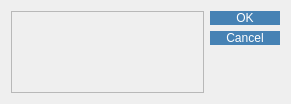
<?xml version="1.0" encoding="UTF-8"?>
<ui version="4.0">
 <class>ErrorDialog</class>
 <widget class="QDialog" name="ErrorDialog">
  <property name="geometry">
   <rect>
    <x>0</x>
    <y>0</y>
    <width>291</width>
    <height>104</height>
   </rect>
  </property>
  <property name="windowTitle">
   <string>Error</string>
  </property>
  <layout class="QHBoxLayout" name="horizontalLayout">
   <item>
    <widget class="QPlainTextEdit" name="plainTextEdit">
     <property name="enabled">
      <bool>false</bool>
     </property>
     <property name="styleSheet">
      <string notr="true">font: 12pt &quot;Comic Sans MS&quot;;
color: steelblue;</string>
     </property>
     <property name="plainText">
      <string/>
     </property>
    </widget>
   </item>
   <item>
    <widget class="QDialogButtonBox" name="buttonBox">
     <property name="styleSheet">
      <string notr="true">QPushButton{
color: white;
background: steelblue;
border-radius: 60px;
font: 12pt &quot;Comic Sans MS&quot;;
width: 70px;
}</string>
     </property>
     <property name="orientation">
      <enum>Qt::Vertical</enum>
     </property>
     <property name="standardButtons">
      <set>QDialogButtonBox::Cancel|QDialogButtonBox::Ok</set>
     </property>
    </widget>
   </item>
  </layout>
 </widget>
 <resources/>
 <connections>
  <connection>
   <sender>buttonBox</sender>
   <signal>accepted()</signal>
   <receiver>ErrorDialog</receiver>
   <slot>accept()</slot>
   <hints>
    <hint type="sourcelabel">
     <x>248</x>
     <y>254</y>
    </hint>
    <hint type="destinationlabel">
     <x>157</x>
     <y>274</y>
    </hint>
   </hints>
  </connection>
  <connection>
   <sender>buttonBox</sender>
   <signal>rejected()</signal>
   <receiver>ErrorDialog</receiver>
   <slot>reject()</slot>
   <hints>
    <hint type="sourcelabel">
     <x>316</x>
     <y>260</y>
    </hint>
    <hint type="destinationlabel">
     <x>286</x>
     <y>274</y>
    </hint>
   </hints>
  </connection>
 </connections>
</ui>
